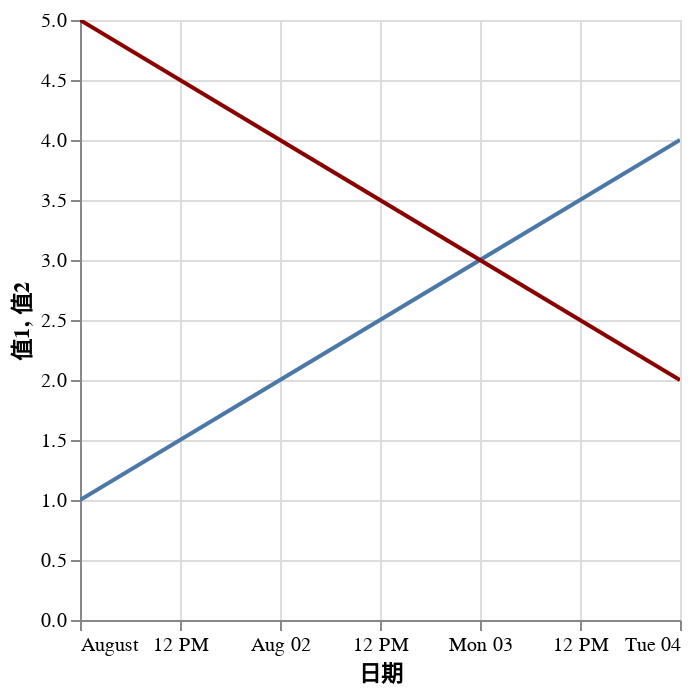

Notebook cell for this chart:
### Markdown cell above
這裡沒有時間序列的圖表，故隨機產生之。

### Code cell
time_series_example = pl.DataFrame(
    {
        "date": ["2020-08-01", "2020-08-02", "2020-08-03", "2020-08-04"],
        "value1": [1, 2, 3, 4],
        "value2": [5, 4, 3, 2],
    }
)

alt.Chart(time_series_example).mark_line().encode(
    alt.X("date:T", title="日期"),
    alt.Y("value1:Q", title="值1"),
).interactive() + alt.Chart(time_series_example).mark_line(color="darkred").encode(
    alt.X("date:T", title="日期"),
    alt.Y("value2:Q", title="值2"),
).interactive()

### Figure 1 — Vega-Lite specification as saved in the notebook (floating-point values rounded to 4 significant figures)
{"config": {"view": {"continuousWidth": 300, "continuousHeight": 300}}, "layer": [{"mark": {"type": "line"}, "encoding": {"x": {"field": "date", "title": "日期", "type": "temporal"}, "y": {"field": "value1", "title": "值1", "type": "quantitative"}}, "name": "view_1"}, {"mark": {"type": "line", "color": "darkred"}, "encoding": {"x": {"field": "date", "title": "日期", "type": "temporal"}, "y": {"field": "value2", "title": "值2", "type": "quantitative"}}, "name": "view_2"}], "data": {"name": "data-280b31a2df7da5688b0bc23667e687cd"}, "params": [{"name": "param_2", "select": {"type": "interval", "encodings": ["x", "y"]}, "bind": "scales", "views": ["view_1"]}, {"name": "param_3", "select": {"type": "interval", "encodings": ["x", "y"]}, "bind": "scales", "views": ["view_2"]}], "$schema": "https://vega.github.io/schema/vega-lite/v5.20.1.json", "datasets": {"data-280b31a2df7da5688b0bc23667e687cd": [{"date": "2020-08-01", "value1": 1, "value2": 5}, {"date": "2020-08-02", "value1": 2, "value2": 4}, {"date": "2020-08-03", "value1": 3, "value2": 3}, {"date": "2020-08-04", "value1": 4, "value2": 2}]}}
